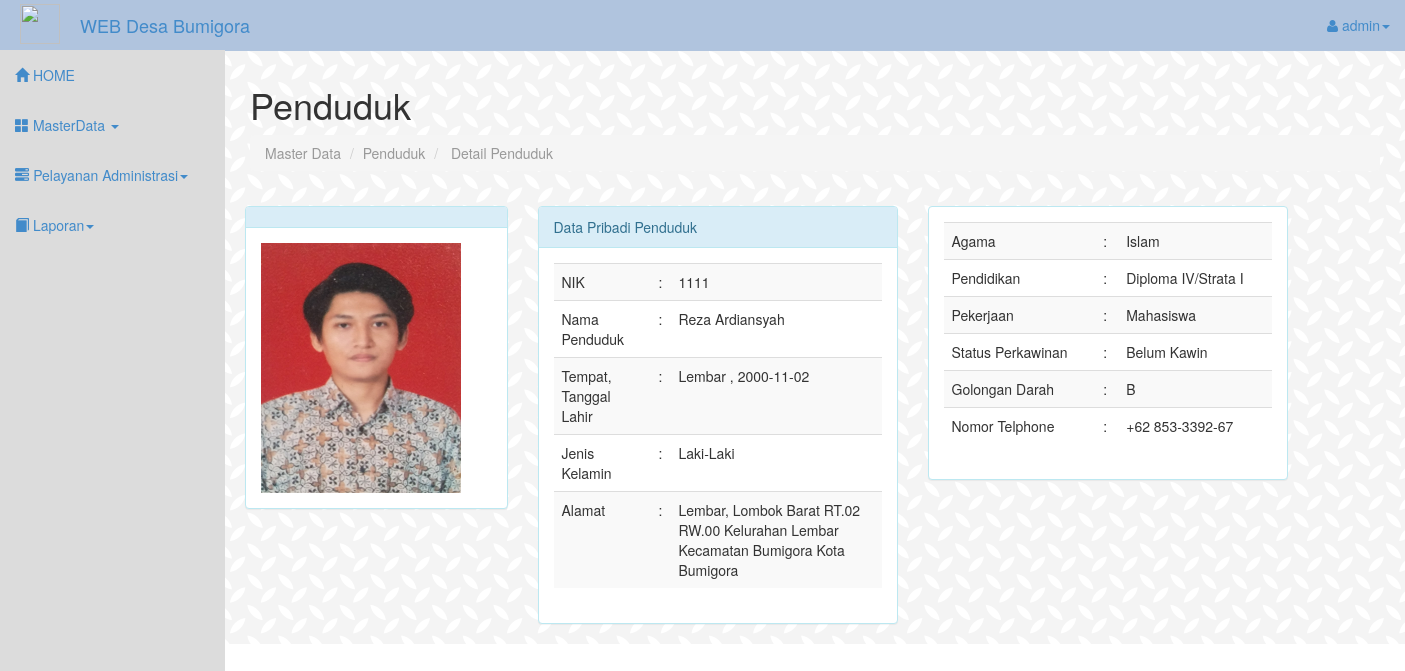
/detail_penduduk.php?id=14 (signed in), run on the app's committed database.
### tables this page shows
CREATE TABLE `tb_penduduk` (
  `id_penduduk` int(11) NOT NULL,
  `nik` varchar(16) NOT NULL,
  `nama` varchar(50) NOT NULL,
  `tempatLahir` varchar(30) NOT NULL,
  `tanggalLahir` date NOT NULL,
  `jenisKelamin` varchar(15) NOT NULL,
  `alamat` varchar(50) NOT NULL,
  `rt` varchar(3) NOT NULL,
  `rw` varchar(3) NOT NULL,
  `kelurahan` varchar(30) NOT NULL,
  `agama` varchar(30) NOT NULL,
  `pendidikan` varchar(30) NOT NULL,
  `statusPerkawinan` varchar(30) NOT NULL,
  `pekerjaan` varchar(50) NOT NULL,
  `golDarah` varchar(2) NOT NULL,
  `nomorTlp` varchar(15) NOT NULL,
  `foto` varchar(200) NOT NULL
);

### detail_penduduk.php (the view, shortened to what this page needs)
<!DOCTYPE html>
<html lang="en">
  <head>
    <link href="assets/css/bootstrap.css" rel="stylesheet">
    <link href="assets/css/sb-admin.css" rel="stylesheet">
    <link rel="stylesheet" href="assets/font-awesome/css/font-awesome.min.css">
  </head>
<body>
 <div id="wrapper">
<?php
include"header.php";
?>
</div>
<div id="page-wrapper">
<div class="row" id="contentInput" >
          <div class="col-lg-12">
            <h1>Penduduk</h1>
            <ol class="breadcrumb">
              <li class="active"> Master Data</li>
              <li class="active">Penduduk</li>
              <li class="active"> Detail Penduduk</li>
            </ol>
          </div>
      </div>
 <?php
          if(isset($_GET['id'])){
          $id=($_GET['id']);
         $s="SELECT * FROM tb_penduduk WHERE id_penduduk='$id'";
          $da=mysqli_query($koneksi,$s)or die (mysqli_error($s));
           $data=mysqli_fetch_assoc($da);
        ?>
      </div>
      <div class="container">
        <div class="row row-table">
          <div class="col-md-3 col-table">
          <div class="panel panel-info">
            <div class="panel-heading" style="align:center;">
            </div>
            <div class="panel-body">
               <?php echo"<img src='assets/foto/penduduk/".$data['foto']."' float='right' width='200' height='250'>";?>
         </div>
       </div>
     </div>
          <div class="container">
        <div class="row row-table">
          <div class="col-md-4 col-table">
          <div class="panel panel-info">
					<div class="panel-heading ">
            Data Pribadi Penduduk
					</div>
					<div class="panel-body">
              <table class="table table-striped" >
          <tr >
            <td>NIK</td>
            <td> : </td>
            <td><?php echo $data['nik']?></td>
          </tr>
            <td>Nama Penduduk </td>
            <td> : </td>
            <td><?php echo $data['nama']?></td>
          <tr>
            <td>Tempat, Tanggal Lahir</td>
            <td> : </td>
            <td><?php echo $data['tempatLahir']?> , <?php echo $data['tanggalLahir']?> </td>
          </tr>
          <tr>
            <td>Jenis Kelamin </td>
            <td> : </td>
            <td><?php echo $data['jenisKelamin']?></td>
          </tr>
          <tr>
            <td>Alamat </td>
            <td> : </td>
            <td><?php echo $data['alamat']." RT.".$data['rt']." RW.".$data['rw']." Kelurahan ".$data['kelurahan']." Kecamatan Bumigora Kota Bumigora" ?></td>
          </tr>
        </table>
     </div>
     </div>
     </div>
          <div class="container">
        <div class="row row-table">
          <div class="col-md-4 col-table">
          <div class="panel panel-info">
          <div class="panel-body">
              <table class="table table-striped" >
          <tr >
            <td>Agama</td>
            <td> : </td>
            <td><?php echo $data['agama']?></td>
          </tr>
          <tr >
            <td>Pendidikan</td>
            <td> : </td>
            <td><?php echo $data['pendidikan']?></td>
          </tr>
          <tr >
            <td>Pekerjaan</td>
            <td> : </td>
            <td><?php echo $data['pekerjaan']?></td>
          </tr>
          <tr >
            <td>Status Perkawinan</td>
            <td> : </td>
            <td><?php echo $data['statusPerkawinan']?></td>
          </tr>
           <td>Golongan Darah</td>
            <td> : </td>
            <td><?php echo $data['golDarah']?></td>
          <tr >
            <td>Nomor Telphone</td>
            <td> : </td>
            <td><?php echo $data['nomorTlp']?></td>
          </tr>
     </div>
     </div>
     </div>
<?php
}
?>

### assets/css/sb-admin.css (style rules this page uses)
body { margin-top: 50px; }
#wrapper { padding-left: 0; }
#page-wrapper { width: 100%; padding: 5px 15px; }
@media (min-width:768px) { #wrapper { padding-left: 225px; background:url(assets/logo/pat13.png); } }
@media (min-width:768px) { #page-wrapper { padding: 15px 25px; } }

### data on the page
tb_penduduk: foto (picture), nik "1111", nama "Reza Ardiansyah", tempatLahir "Lembar", tanggalLahir "2000-11-02", jenisKelamin "Laki-Laki", alamat "Lembar, Lombok Barat", rt "02", rw "00", kelurahan "Lembar", agama "Islam", pendidikan "Diploma IV/Strata I", pekerjaan "Mahasiswa", statusPerkawinan "Belum Kawin", golDarah "B", nomorTlp "+62 853-3392-67"

### other printed values
$_SESSION['userid'] "admin"
